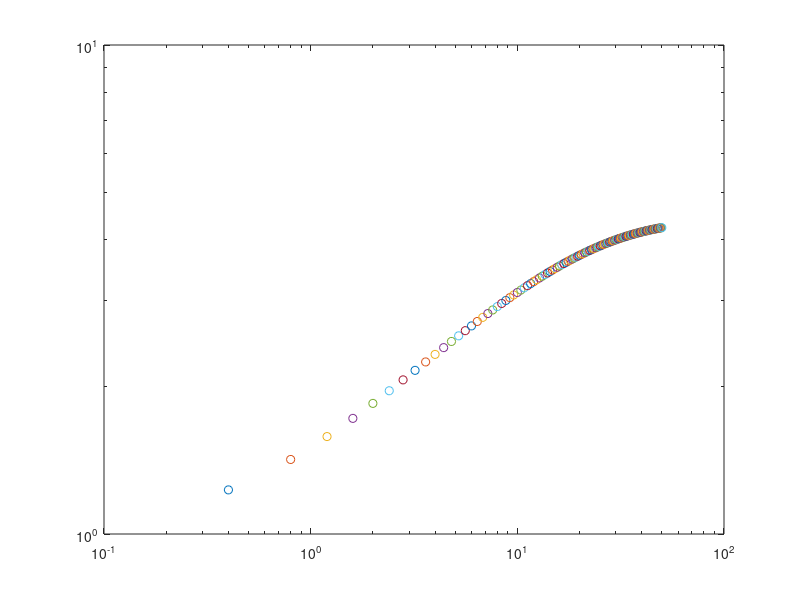

The MATLAB script that drew this image:
clear all
close all
clc

% simp_condensate.m solves the nonlinear, dimensionless ODE given by
% Eq. (15) in the Supplementary Material.

% This equation arises from a simplified model that considers only two
% EPYC1 components: sticky and non-sticky, with a switching rate between
% the two states.

% Assuming that the condensate radius evolves much more slowly than
% EPYC1 diffusion and switching processes, the model reduces to a
% nonlinear ODE governing the effective condensate radius.

% This ODE is integrated numerically using MATLAB’s built-in time-adaptive
% solver ode45. The output of the code is the dimensionless condensate
% radius as a function of time.

% Save solution, qsave == 1
qsave = 0;

k      = 0.7; % Dimensionless switching rate, normalized by enzyme diffusion rate
phi_p  = 1;   % Sticky EPYC1 volume fraction in the dense phase 
phi_m  = 0;   % Sticky EPYC1 volume fraction in the dilute phase 
Rinit  = 1;   % Dimensionless initial radius of the condensate

kcrit = (phi_p+phi_m)/(2-(phi_p+phi_m))  % Critical dimensionless switching rate delimiting size control vs coarsening

Rss   = (3*k*(1 + k) + sqrt(3)*sqrt(k*(1 + k)^2*(4 + 3*k)))/(2*(1 + k)^(3/2)) % Analytical steady-state radius of the condensate in the size control region

vt = 0:0.4:50;
y0 = Rinit;

for i = 1:length(vt)-1

    % [t,y] = ode45(@(t,y)(y^2*(k-1)+4*gamma*sqrt(k+1)+...
    %                 2*(k+1)*y*gamma+y*(y*(k-1)-2*gamma*(k+1))*coth(sqrt(1+k)*y))...
    %                 /(4*sqrt(1+k)*y*(gamma)),[vt(i) vt(i+1)],y0);

    [t,y] = ode45(@(t,y)1/y-(k*(phi_m-1)+phi_m+(k*(phi_p-1)+phi_p)*coth(sqrt(1+k)*y))/(sqrt(1+k)*(phi_p-phi_m)),[vt(i) vt(i+1)],y0);
    
    
    y0 = y(end,1);
    vR = y0;
    
    figure(1)
    loglog(t(end),vR,'o')
    hold on

    % rin  = linspace(0,vR(end),500);
    % rout = linspace(vR(end),6*vR(end),500);
    % cin  = (4*k+(2*(vR(end)-k*vR(end)+2*(k+1)*gamma).*csch(sqrt(1+k)*vR(end)).*sinh(sqrt(1+k)*rin))./rin)/(4*(1+k));
    % cout = (2*k+(exp(sqrt(1+k)*(vR(end)-rout)).*(vR(end)-k*vR(end)-2*(1+k)*gamma) )./rout)./(2*(1+k));
    %rin  = linspace(0,vR(end),500);
    %rout = linspace(vR(end),6*vR(end),500);
    %cin  = (k*rin+vR(end)*csch(vR(end)*sqrt(1+k))*sinh(rin*sqrt(1+k)))./(rin+k*rin);
    %cout = (exp((vR(end)-rout)*sqrt(1+k))*(vR(end)-9*k*vR(end))+10*k*rout)./(10*(1+k)*rout);
    %figure(3)
    %plot(rin,cin)
    %hold on
    %plot(rout,cout)
    %hold off
     
    %pause(0.05)

end

% z    = linspace(0,5,5000);
% %dRdt = (z.^2.*(k-1)+4*gamma*sqrt(k+1)+...
% %                2*(k+1)*z.*gamma+z.*(z.*(k-1)-2*gamma*(k+1)).*coth(sqrt(1+k)*z))./(sqrt(1+k)*z.*(z+2*gamma));
% 
% dRdt = (9*k-1)/(9*sqrt(1+k))+1./z-10*coth(z*sqrt(1+k))/(9*sqrt(1+k));
% 
% figure(2)
% plot(z,dRdt)
% hold on
% plot(y,zeros(1,length(y)))


if qsave == 1

    y0 = Rinit;

    [vt,y] = ode45(@(t,y)1/y-(k*(phi_m-1)+phi_m+(k*(phi_p-1)+phi_p)*coth(sqrt(1+k)*y))/(sqrt(1+k)*(phi_p-phi_m)),0:0.05:100,y0);
       
    vR = y;

    dlmwrite(['veusz_Rvst_k_' num2str(k) '_Rinit_' num2str(Rinit)  '.txt'],[vt vR],'delimiter',' ');
    %dlmwrite(['veusz_dRdtvsR_k_' num2str(k) '_gamma_' num2str(gamma) '_Rinit_' num2str(Rinit)  '.txt'],[z' dRdt'],'delimiter',' ');
end
